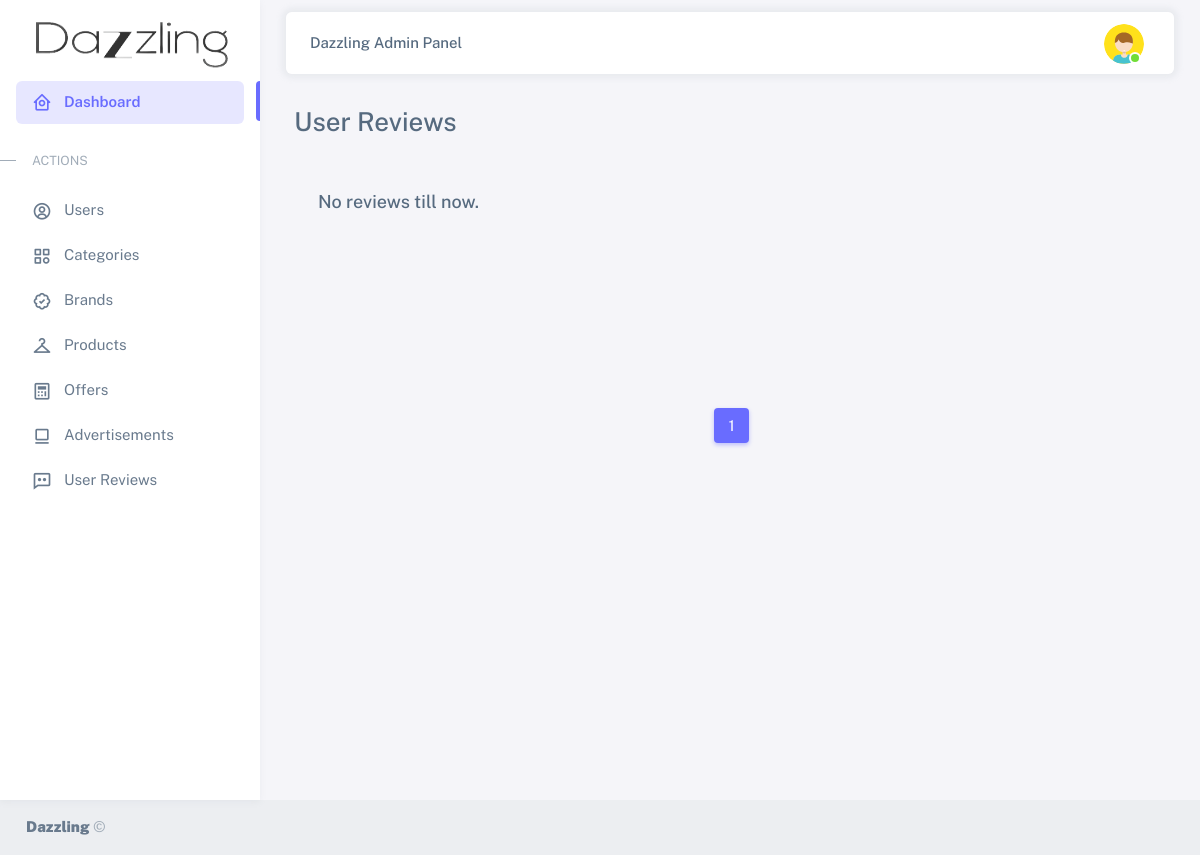
Page /administrator/reviews (signed in) on the earlier database version.
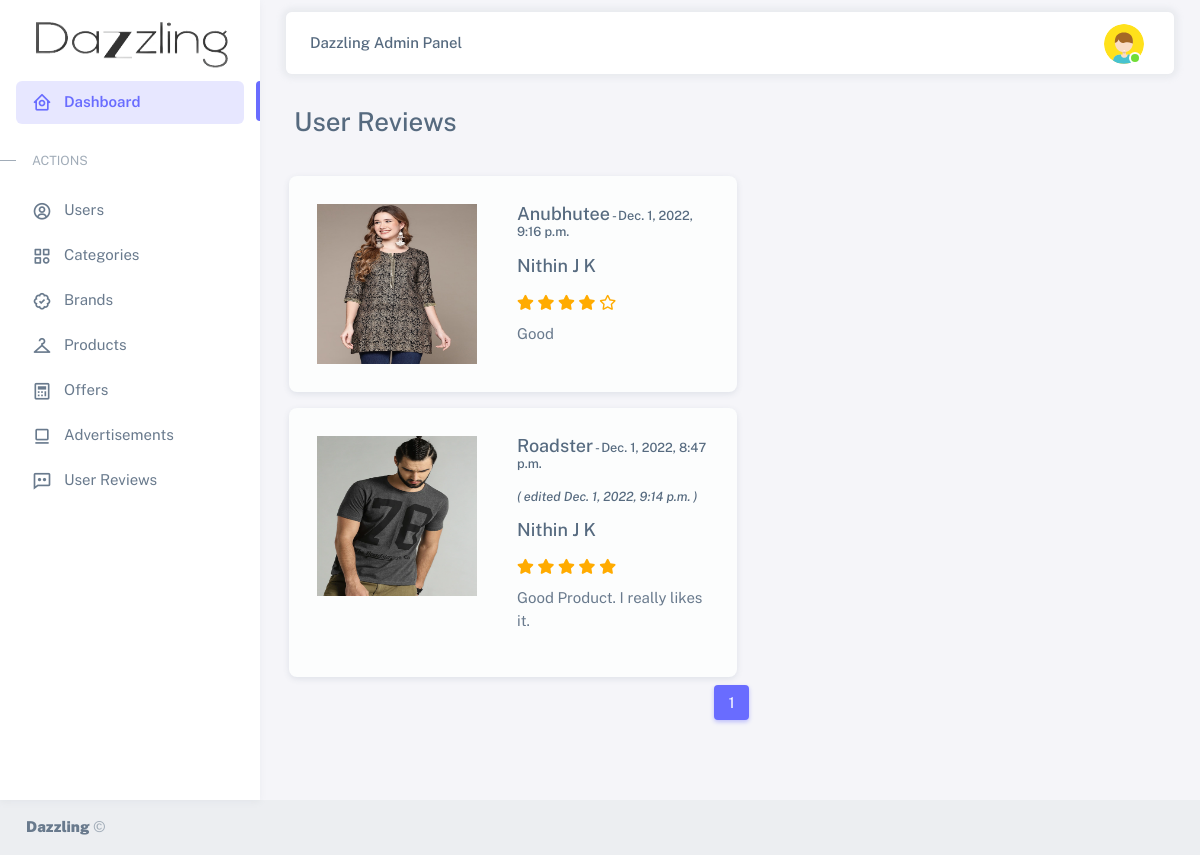
Same page on the later database version.
### accounts/models.py (models this page shows, shortened)
class Reviews(models.Model):
    user = models.ForeignKey(User, on_delete=models.CASCADE)
    product = models.ForeignKey(Products, on_delete=models.CASCADE)
    name = models.CharField(max_length=50, default='')
    email = models.CharField(max_length=50, default='')
    comment = models.TextField()
    rating = models.IntegerField(default=0)
    created = models.DateTimeField(auto_now_add=True)
    edited = models.BooleanField(default=False)
    last_updated = models.DateTimeField(default=now)

### shop/models.py (models this page shows, shortened)
class Products(models.Model):
    name = models.CharField(max_length=100)
    desc = models.CharField(max_length=150)
    slug = models.SlugField(max_length=150, unique=True)
    img = models.ImageField(upload_to='products')
    img1 = models.ImageField(upload_to='products', default='')
    img2 = models.ImageField(upload_to='products', default='')
    color = models.CharField(max_length=50, default='')
    sec_color = models.CharField(max_length=50, default='', blank=True)
    info = models.TextField(default='')
    fabric = models.CharField(max_length=50, default='')
    length = models.CharField(max_length=50, default='', blank=True)
    pattern = models.CharField(max_length=50, default='', blank=True)
    occasion = models.CharField(max_length=50, default='')
    ideal_for = models.CharField(max_length=50, default='')
    wash_care = models.CharField(max_length=50, default='')
    brand = models.ForeignKey(Brands, on_delete=models.CASCADE, default='')
    stock_xs = models.IntegerField(default=0)
    stock_s = models.IntegerField(default=0)
    stock_m = models.IntegerField(default=0)
    stock_l = models.IntegerField(default=0)
    stock_xl = models.IntegerField(default=0)
    available = models.BooleanField(default=True)
    price = models.FloatField()
    shipping = models.IntegerField(default=0)
    category = models.ForeignKey(Category, on_delete=models.CASCADE)
    sub_category = models.ForeignKey(SubCategory, on_delete=models.CASCADE, blank=True, null=True, default='')
    featured = models.BooleanField(default=False)
    offer = models.ForeignKey(Offers, on_delete=models.CASCADE, blank=True, null=True, default='')
    avg_review = models.FloatField(default=0)
    tot_reviews = models.IntegerField(default=0)
    def get_url(self):
        return reverse('product_detail', args=[self.category.slug, self.slug])

### administrator/views.py (the view)
# urls.py: path('reviews', views.reviews, name='reviews'),
def reviews(request):
    if request.session.has_key('user'):
        reviws = Reviews.objects.all().order_by('-id')
        paginator = Paginator(reviws, 8)
        try:
            page = int(request.GET.get('page','1'))
        except:
            page = 1
        try:
            pro = paginator.page(page)
        except(EmptyPage,InvalidPage):
            pro = paginator.page(paginator.num_pages)
        data = {
            'reviews':reviws,
            'domain': get_current_site(request),
            'pg': pro,
            'has_next': pro.has_next(),
            'has_previous': pro.has_previous(),
            }
        return render(request, 'admin/reviews.html', data)
    else:
        messages.error(request, 'Please login')
        return redirect('login')

### accounts/context_processor.py (called while the page is built, shortened)
def wcount(request):
    w_count = 0
    if 'admin' in request.path:
        return {}

### cart/context_processor.py (called while the page is built, shortened)
def count(request):
    itm_count = 0
    if 'admin' in request.path:
        return {}

### shop/context_processor.py (called while the page is built, shortened)
def navbar(request):
    if 'admin' in request.path:
        return {}

def filter(request):
    if 'admin' in request.path:
        return {}

### shop/templatetags/app_tags.py (called while the page is built)
def times(num):
    return range(round(num))

def rating_rem(num):
    new_range = 5-round(num)
    return range(new_range)

### templates/admin/reviews.html (shortened to what this page needs)
{% extends 'admin/admin_base.html' %}
{% load app_tags %}
{% block content %}
<div class="container-xxl flex-grow-1 container-p-y">
    <h3 class="m-2">User Reviews</h3><br>
    <div class="row px-xl-2">
        {% for review in pg.object_list %}
        <div class="col-md-4 col-sm card m-2 bg-light" style="width: 28rem;">
            <div class="card-body">
                <div class="row">
                    <div class="col col-md-6 p-1">
                        <img src="{{ review.product.img.url }}" alt="product" style="height: 10rem; width: 10rem;">
                    </div>
                    <div class="col col-md-6 p-1">
                        <h6><a class="h5" href="{{ review.product.get_url }}">
                                {{ review.product.name}}</a><small> - {{ review.created }}</small>
                        </h6>
                        {% if review.edited == True %}
                        <h6><small><i>( edited {{ review.last_updated }} )</i></small></h6>
                        {% endif %}
                        <h5>{{ review.name }}</h5>
                        <div class="text-primary mb-2">
                            {% for i in review.rating|times %}
                            <i class="fas fa-star text-warning"></i>
                            {% endfor%}
                            {% for j in review.rating|rating_rem %}
                            <i class="far fa-star text-warning"></i>
                            {% endfor %}
                        </div>
                        <p>{{ review.comment }}</p>
                    </div>
                </div>
            </div>
        </div>
        {% empty %}
        <div style="height: 15rem;">
            <p class="h5 m-4">No reviews till now. </p>
        </div>
        {% endfor %}
        <div class="col-12">
            <nav>
                <ul class="pagination justify-content-center">
                    {% for p in pg.paginator.page_range %}
                    <li class="page-item {% if pg.number == p %} active {% endif %}"><a class="page-link"
                            href="?page={{p}}">{{ p }}</a>
                    </li>
                    {% endfor %}
                </ul>
            </nav>
        </div>
    </div>
</div>
{% endblock %}

Differences in the rows shown:
added Reviews: product.img (picture), product.name "Anubhutee", created "Dec. 1, 2022, 9:16 p.m.", name "Nithin J K", rating 4 (drawn), comment "Good"
added Reviews: product.img (picture), product.name "Roadster", created "Dec. 1, 2022, 8:47 p.m.", last_updated "Dec. 1, 2022, 9:14 p.m.", name "Nithin J K", rating 5 (drawn), comment "Good Product. I really likes it."
Other differences:
text no longer shown: "No reviews till now."
